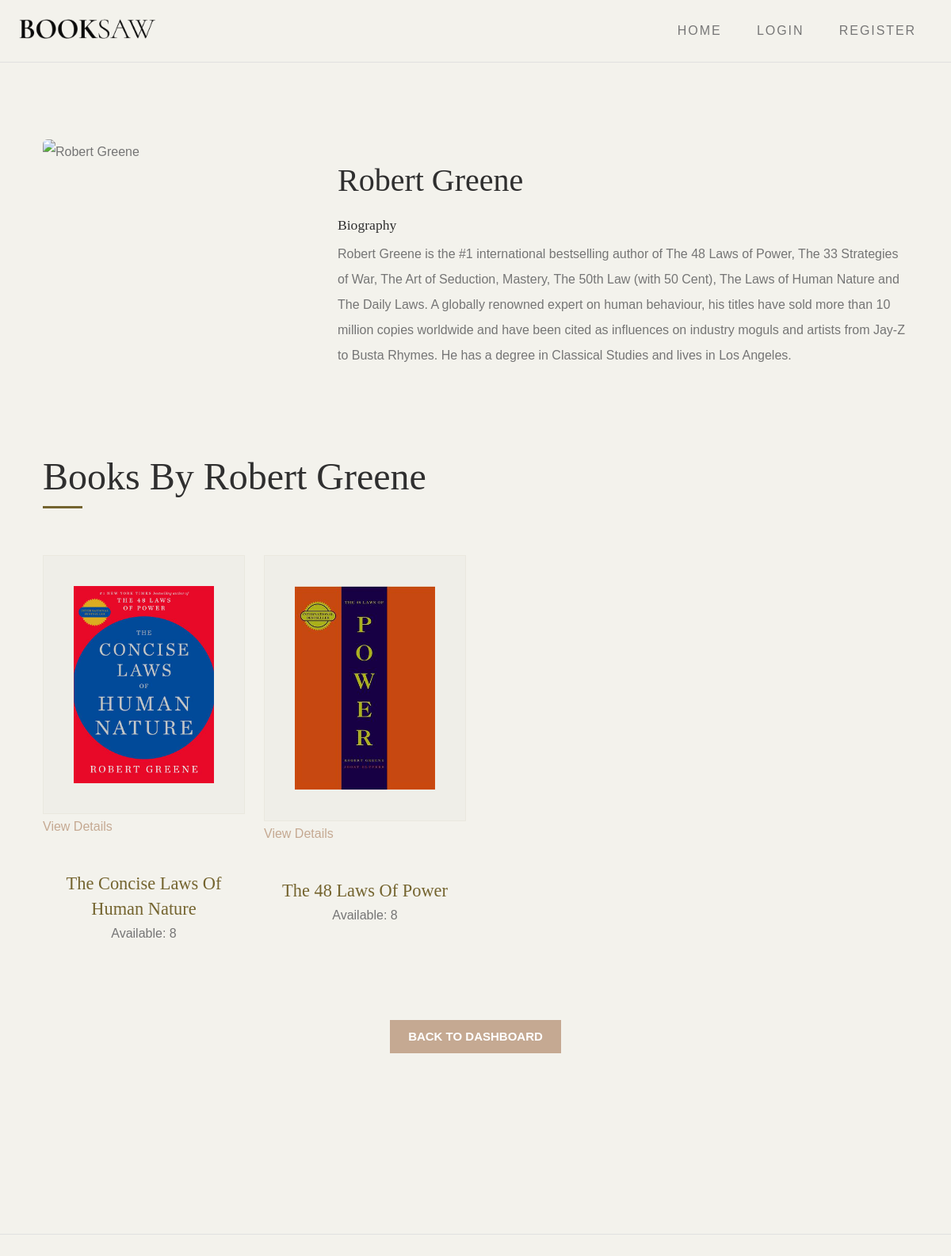
The page /author/2 on the database its author committed.
### app.py (models this page shows)
class Author(db.Model):
    id = db.Column(db.Integer, primary_key=True)
    name = db.Column(db.String(120), nullable=False)
    bio = db.Column(db.Text, nullable=True)
    books = db.relationship('Book', backref='author', lazy=True)

class Book(db.Model):
    id = db.Column(db.Integer, primary_key=True)
    title = db.Column(db.String(120), nullable=False)
    description = db.Column(db.Text, nullable=True)
    quantity = db.Column(db.Integer, default=1)
    borrowed = db.Column(db.Integer, default=0)
    author_id = db.Column(db.Integer, db.ForeignKey('author.id'), nullable=False)
    image_filename = db.Column(db.String(255))  # New field for image filename
    borrowed_by = db.relationship('BorrowedBook', back_populates='book', lazy=True)

### app.py (the view)
@app.route('/author/<int:author_id>')
def author_details(author_id):
    author = Author.query.get_or_404(author_id)
    return render_template('author_details.html', author=author)

### templates/author_details.html (shortened to what this page needs)
{% extends "base.html" %}
{% block content %}
<section class="py-5 my-5">
    <div class="container">
        <div class="row">
            <div class="col-md-4">
                <img src="{{ url_for('static', filename='images/author-placeholder.jpg') }}" alt="{{ author.name }}" class="img-fluid rounded">
            </div>
            <div class="col-md-8">
                <h1 class="mb-3">{{ author.name }}</h1>
                <div class="author-bio mb-4">
                    <h4>Biography</h4>
                    <p>{{ author.bio }}</p>
                </div>
            </div>
        </div>
        <div class="row mt-5">
            <div class="col-md-12">
                <h3 class="section-title divider">Books by {{ author.name }}</h3>
                <div class="row">
                    {% for book in author.books %}
                    <div class="col-md-3 mb-4">
                        <div class="product-item">
                            <figure class="product-style">
                                {% if book.image_filename %}
                                    <img src="{{ url_for('static', filename='uploads/books/' + book.image_filename) }}" alt="{{ book.title }}" class="product-item">
                                {% else %}
                                    <img src="{{ url_for('static', filename='images/placeholder-book.jpg') }}" alt="{{ book.title }}" class="product-item">
                                {% endif %}
                                <a href="{{ url_for('book_details', book_id=book.id) }}" class="add-to-cart">View Details</a>
                            </figure>
                            <figcaption>
                                <h3>{{ book.title }}</h3>
                                <div class="availability">
                                    Available: {{ book.quantity - book.borrowed }}
                                </div>
                            </figcaption>
                        </div>
                    </div>
                    {% endfor %}
                </div>
            </div>
        </div>
        <div class="text-center mt-4">
            <a href="{{ url_for('dashboard') }}" class="btn btn-secondary">Back to Dashboard</a>
        </div>
    </div>
</section>
{% endblock %}

### static/style.css (style rules this page uses)
:root { --header-height: 160px; --header-height-min: 80px; }
:root { --accent-color: #C5A992; --secondary-color: #C5A992; --dark-color: #2f2f2f; --light-color: #F3F2EC; --body-text-color: #757575; --light-text-color: #afafaf; --dark-text-color: #2f2f2f; }
:root { --body-font: "Raleway", sans-serif; --heading-font: "Prata", Georgia, serif; --secondary-font: "Playfair Display", Georgia, serif; }
:root, [data-bs-theme=light] { --heading-font: "Prata", Georgia, serif; --heading-font-weight: 400; --heading-color: var(--bs-dark); --heading-line-height: 1.1; --swiper-theme-color: var(--bs-primary); --custom-easing: cubic-bezier(.17, .67, .83, .67); --bs-body-font-family: "Raleway", arial, sans-serif; --bs-body-font-size: 0.9rem; --bs-body-font-weight: 400; --bs-body-line-height: 1.7; --bs-body-color: #333; --bs-body-color-rgb: 51, 51, 51; --bs-primary: #C5A992; --bs-primary-dark: #C5A992; --bs-secondary: #C5A992; --bs-black: #111; --bs-light: #F1F1F0; --bs-dark: #212529; --bs-gray: #949494; --bs-gray-dark: #51565b; --bs-primary-rgb: 169, 128, 115; --bs-secondary-rgb: 253, 238, 233; --bs-black-rgb: 17, 17, 17; --bs-light-rgb: 241, 241, 240; --bs-dark-rgb: 33, 37, 41; --bs-link-color: var(--bs-dark); --bs-link-color-rgb: 17, 17, 17; --bs-link-decoration: underline; --bs-link-hover-color: var(--bs-primary); --bs-link-hover-color-rgb: 169, 128, 115; }
.container, .container-fluid, .container-lg, .container-md, .container-sm, .container-xl, .container-xxl { --bs-gutter-x: 2.5rem; }
h1, h2, h3, h4, h5, h6 { color: var(--heading-color); }
a { text-decoration: none; transition: all 0.3s ease-out; }
.btn { --bs-btn-border-radius: 0; }
.container, .container-fluid, .container-lg, .container-md, .container-sm, .container-xl, .container-xxl { --bs-gutter-x: 3rem; }
*, *::before, *::after { -webkit-box-sizing: border-box; -moz-box-sizing: border-box; box-sizing: border-box; }
html { box-sizing: border-box; }
body { font-family: var(--body-font); font-size: 16px; line-height: 2; color: var(--body-text-color); background-color: var(--light-color); }
a { color: var(--accent-color); transition: 0.3s color ease-out; }
figure { margin: 0; }
img { display: inline-block; border: 0; max-width: 100%; height: auto; vertical-align: middle; }
h1, .h1, h2, .h2, h3, .h3, h4, .h4, h5, .h5, h6, .h6 { font-family: var(--heading-font); line-height: 1.2; color: var(--dark-color); }
h1, h2, h3 { margin: 25px 0; text-transform: capitalize; }
h1, .h1 { font-size: 2.5em; line-height: 1.4; }
h3, .h3 { font-size: 1.4em; line-height: 1.4; }
h4, .h4 { font-size: 1.1em; line-height: 1.4; }
p { margin: 0 0 20px 0; }
::placeholder { color: #999; }
.container::after, .row::after, .clearfix::after { display: block; clear: both; content: ""; }
.text-center { text-align: center; }
pre, blockquote, dl, figure, table, p, ul, ol, form { margin-bottom: 2.5rem; }
a.btn, input[type="button"], input[type="submit"], input[type="reset"], input[type="file"], button { background-image: none; background: var(--accent-color); text-decoration: none !important; display: inline-block; position: relative; border: 1px solid transparent; border-radius: 0; padding: 0.75em 1.5em; margin-top: 15px; font-size: 15px; font-weight: bold; line-height: normal; text-align: center; text-transform: uppercase; color: #fff; z-index: 1; cursor: pointer; white-space: nowrap; vertical-align: middle; -webkit-transition: all 0.3s ease-in; transition: all 0.3s ease-in; -ms-touch-action: manipulation; touch-action: manipulation; -webkit-user-select: none; -moz-user-select: none; -ms-user-select: none; user-select: none; }
.btn:last-child { margin-right: 0; }
.section-title { font-size: 3em; font-weight: 500; line-height: 1; position: relative; margin-bottom: 75px; }
.section-title.divider { width: 100%; }
.section-title.divider:after { content: ""; border-bottom: 3px solid #74642F; position: absolute; right: 0; bottom: -16px; left: 0; width: 50px; }
.product-style { position: relative; overflow: hidden; }
.product-style img.product-item { position: relative; background: #EFEEE8; border: 1px solid #EAE8DF; padding: 15%; cursor: pointer; width: 100%; }
.product-item figcaption { margin-top: 30px; margin-bottom: 30px; text-align: center; }
.product-item figcaption>h3 { font-size: 1.4em; font-weight: 500; color: #74642F; margin: 0; }

### rows shown on the page
Author: name "Robert Greene", bio "Robert Greene is the #1 international bestselling author of The 48 Laws of Power, The 33 Strategies of War, The Art of Seduction, Mastery, The 50th Law (with 50 Cent), The Laws of Human Nature and The Daily Laws. A globally renowned expert on human behaviour, his titles have sold more than 10 million copies worldwide and have been cited as influences on industry moguls and artists from Jay-Z to Busta Rhymes. He has a degree in Classical Studies and lives in Los Angeles."
Book: image_filename (picture), title "The Concise Laws Of Human Nature", book.quantity-book.borrowed "8"
Book: image_filename (picture), title "The 48 Laws Of Power", book.quantity-book.borrowed "8"
